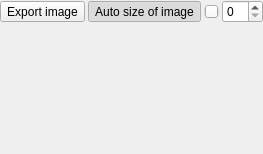
<?xml version="1.0" encoding="UTF-8"?>
<ui version="4.0">
 <class>SliceDockWidget</class>
 <widget class="QDockWidget" name="SliceDockWidget">
  <property name="geometry">
   <rect>
    <x>0</x>
    <y>0</y>
    <width>200</width>
    <height>154</height>
   </rect>
  </property>
  <property name="minimumSize">
   <size>
    <width>200</width>
    <height>154</height>
   </size>
  </property>
  <property name="features">
   <set>QDockWidget::DockWidgetFloatable|QDockWidget::DockWidgetMovable</set>
  </property>
  <property name="allowedAreas">
   <set>Qt::AllDockWidgetAreas</set>
  </property>
  <property name="windowTitle">
   <string>Slice</string>
  </property>
  <widget class="QWidget" name="dockWidgetContents">
   <layout class="QGridLayout" name="gridLayout" rowstretch="0,0,0,0,0" columnstretch="0,0,0,0">
    <property name="leftMargin">
     <number>0</number>
    </property>
    <property name="topMargin">
     <number>0</number>
    </property>
    <property name="rightMargin">
     <number>0</number>
    </property>
    <property name="bottomMargin">
     <number>0</number>
    </property>
    <property name="horizontalSpacing">
     <number>3</number>
    </property>
    <property name="verticalSpacing">
     <number>0</number>
    </property>
    <item row="0" column="2">
     <widget class="QSlider" name="horizontalSlider">
      <property name="orientation">
       <enum>Qt::Horizontal</enum>
      </property>
     </widget>
    </item>
    <item row="0" column="3">
     <widget class="QSpinBox" name="spinBox"/>
    </item>
    <item row="2" column="0" colspan="4">
     <widget class="QScrollArea" name="scrollArea">
      <property name="frameShape">
       <enum>QFrame::NoFrame</enum>
      </property>
      <property name="widgetResizable">
       <bool>true</bool>
      </property>
      <widget class="QWidget" name="scrollAreaWidgetContents">
       <property name="geometry">
        <rect>
         <x>0</x>
         <y>0</y>
         <width>200</width>
         <height>90</height>
        </rect>
       </property>
       <layout class="QHBoxLayout" name="horizontalLayout_2">
        <property name="spacing">
         <number>0</number>
        </property>
        <property name="leftMargin">
         <number>0</number>
        </property>
        <property name="topMargin">
         <number>0</number>
        </property>
        <property name="rightMargin">
         <number>0</number>
        </property>
        <property name="bottomMargin">
         <number>0</number>
        </property>
        <item>
         <widget class="ImageWidget" name="imageWidget" native="true">
          <property name="sizePolicy">
           <sizepolicy hsizetype="Expanding" vsizetype="Expanding">
            <horstretch>0</horstretch>
            <verstretch>0</verstretch>
           </sizepolicy>
          </property>
          <property name="cursor">
           <cursorShape>CrossCursor</cursorShape>
          </property>
          <property name="mouseTracking">
           <bool>true</bool>
          </property>
         </widget>
        </item>
       </layout>
      </widget>
     </widget>
    </item>
    <item row="0" column="1">
     <widget class="QToolButton" name="toolButtonFill">
      <property name="toolTip">
       <string>Auto size of image</string>
      </property>
      <property name="text">
       <string>Auto size of image</string>
      </property>
      <property name="icon">
       <iconset resource="../resources.qrc">
        <normaloff>:/icons/icons/images/icons_24.png</normaloff>:/icons/icons/images/icons_24.png</iconset>
      </property>
      <property name="checkable">
       <bool>true</bool>
      </property>
      <property name="checked">
       <bool>true</bool>
      </property>
     </widget>
    </item>
    <item row="0" column="0">
     <widget class="QToolButton" name="toolButtonSave">
      <property name="toolTip">
       <string>Export image</string>
      </property>
      <property name="text">
       <string>Export image</string>
      </property>
      <property name="icon">
       <iconset resource="../resources.qrc">
        <normaloff>:/icons/icons/images/icons_10.png</normaloff>:/icons/icons/images/icons_10.png</iconset>
      </property>
     </widget>
    </item>
    <item row="4" column="0" colspan="4" alignment="Qt::AlignTop">
     <widget class="QWidget" name="labelWidget" native="true">
      <layout class="QHBoxLayout" name="horizontalLayout">
       <property name="spacing">
        <number>3</number>
       </property>
       <property name="leftMargin">
        <number>0</number>
       </property>
       <property name="topMargin">
        <number>0</number>
       </property>
       <property name="rightMargin">
        <number>0</number>
       </property>
       <property name="bottomMargin">
        <number>0</number>
       </property>
       <item>
        <widget class="QLabel" name="labelInfo">
         <property name="sizePolicy">
          <sizepolicy hsizetype="Expanding" vsizetype="Preferred">
           <horstretch>0</horstretch>
           <verstretch>0</verstretch>
          </sizepolicy>
         </property>
         <property name="text">
          <string/>
         </property>
         <property name="indent">
          <number>3</number>
         </property>
        </widget>
       </item>
       <item>
        <widget class="QLabel" name="labelLoading">
         <property name="minimumSize">
          <size>
           <width>20</width>
           <height>20</height>
          </size>
         </property>
         <property name="text">
          <string/>
         </property>
         <property name="indent">
          <number>-1</number>
         </property>
        </widget>
       </item>
      </layout>
     </widget>
    </item>
   </layout>
  </widget>
 </widget>
 <customwidgets>
  <customwidget>
   <class>ImageWidget</class>
   <extends>QWidget</extends>
   <header location="global">imagewidget.h</header>
   <container>1</container>
   <slots>
    <signal>imageResized(int,int)</signal>
    <signal>clickedPointInImage(int,int)</signal>
    <slot>saveImage()</slot>
    <slot>setAdjust(bool)</slot>
   </slots>
  </customwidget>
 </customwidgets>
 <resources>
  <include location="../resources.qrc"/>
 </resources>
 <connections>
  <connection>
   <sender>horizontalSlider</sender>
   <signal>valueChanged(int)</signal>
   <receiver>spinBox</receiver>
   <slot>setValue(int)</slot>
   <hints>
    <hint type="sourcelabel">
     <x>159</x>
     <y>49</y>
    </hint>
    <hint type="destinationlabel">
     <x>183</x>
     <y>34</y>
    </hint>
   </hints>
  </connection>
  <connection>
   <sender>spinBox</sender>
   <signal>valueChanged(int)</signal>
   <receiver>horizontalSlider</receiver>
   <slot>setValue(int)</slot>
   <hints>
    <hint type="sourcelabel">
     <x>170</x>
     <y>31</y>
    </hint>
    <hint type="destinationlabel">
     <x>159</x>
     <y>49</y>
    </hint>
   </hints>
  </connection>
  <connection>
   <sender>toolButtonFill</sender>
   <signal>clicked(bool)</signal>
   <receiver>imageWidget</receiver>
   <slot>setAdjust(bool)</slot>
   <hints>
    <hint type="sourcelabel">
     <x>39</x>
     <y>33</y>
    </hint>
    <hint type="destinationlabel">
     <x>52</x>
     <y>65</y>
    </hint>
   </hints>
  </connection>
  <connection>
   <sender>toolButtonSave</sender>
   <signal>clicked()</signal>
   <receiver>imageWidget</receiver>
   <slot>saveImage()</slot>
   <hints>
    <hint type="sourcelabel">
     <x>8</x>
     <y>49</y>
    </hint>
    <hint type="destinationlabel">
     <x>25</x>
     <y>66</y>
    </hint>
   </hints>
  </connection>
 </connections>
</ui>
